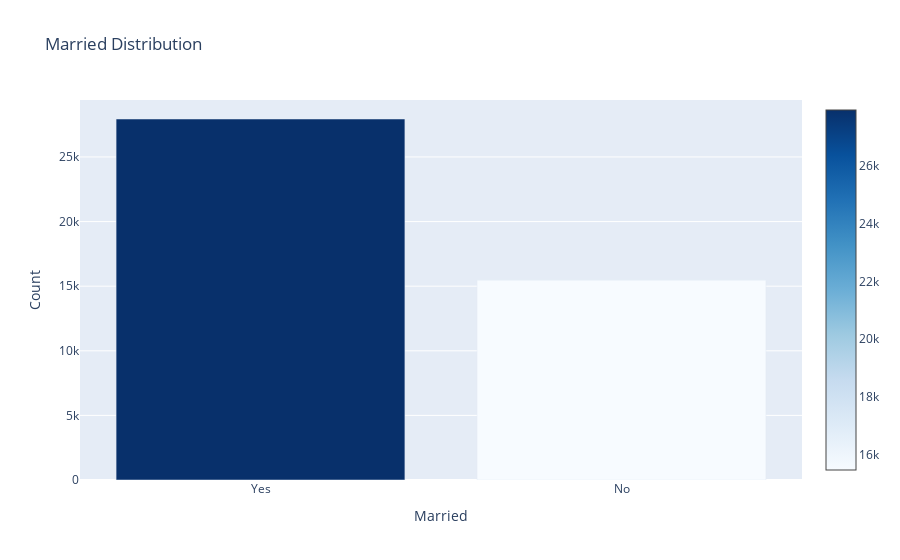

This figure's notebook cell:
### Markdown cell above
Most patients don't have heart disease.

### Code cell
cnt_srs = df['ever_married'].value_counts()
trace = go.Bar(
    x=cnt_srs.index,
    y=cnt_srs.values,
    marker=dict(
        color = cnt_srs.values,
        colorscale= 'blues',
        showscale=True
    ),
)
layout = go.Layout(
    title='Married Distribution',
    xaxis_title="Married",
    yaxis_title="Count"
)
data = [trace]
fig = go.Figure(data=data, layout=layout)
py.iplot(fig, filename="married_dist")

### Figure 1 — Plotly figure (JSON) as saved in the notebook; plotly's stock layout.template omitted (floating-point values rounded to 4 significant figures)
{"data": [{"marker": {"color": [27938, 15462], "colorscale": [[0, "rgb(247,251,255)"], [0.125, "rgb(222,235,247)"], [0.25, "rgb(198,219,239)"], [0.375, "rgb(158,202,225)"], [0.5, "rgb(107,174,214)"], [0.625, "rgb(66,146,198)"], [0.75, "rgb(33,113,181)"], [0.875, "rgb(8,81,156)"], [1, "rgb(8,48,107)"]], "showscale": true}, "type": "bar", "x": ["Yes", "No"], "y": [27938, 15462]}], "layout": {"title": {"text": "Married Distribution"}, "xaxis": {"title": {"text": "Married"}}, "yaxis": {"title": {"text": "Count"}}}}
